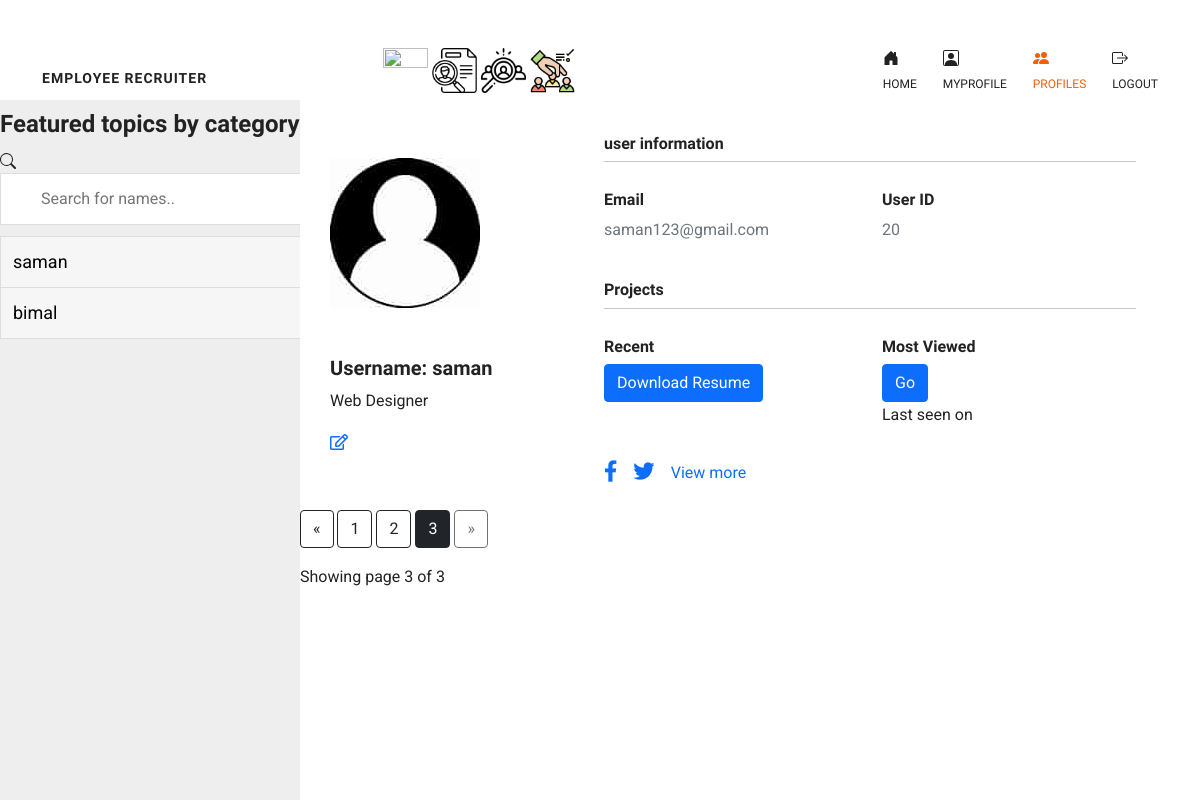
Before: /profiles?page=3 with the older database file.
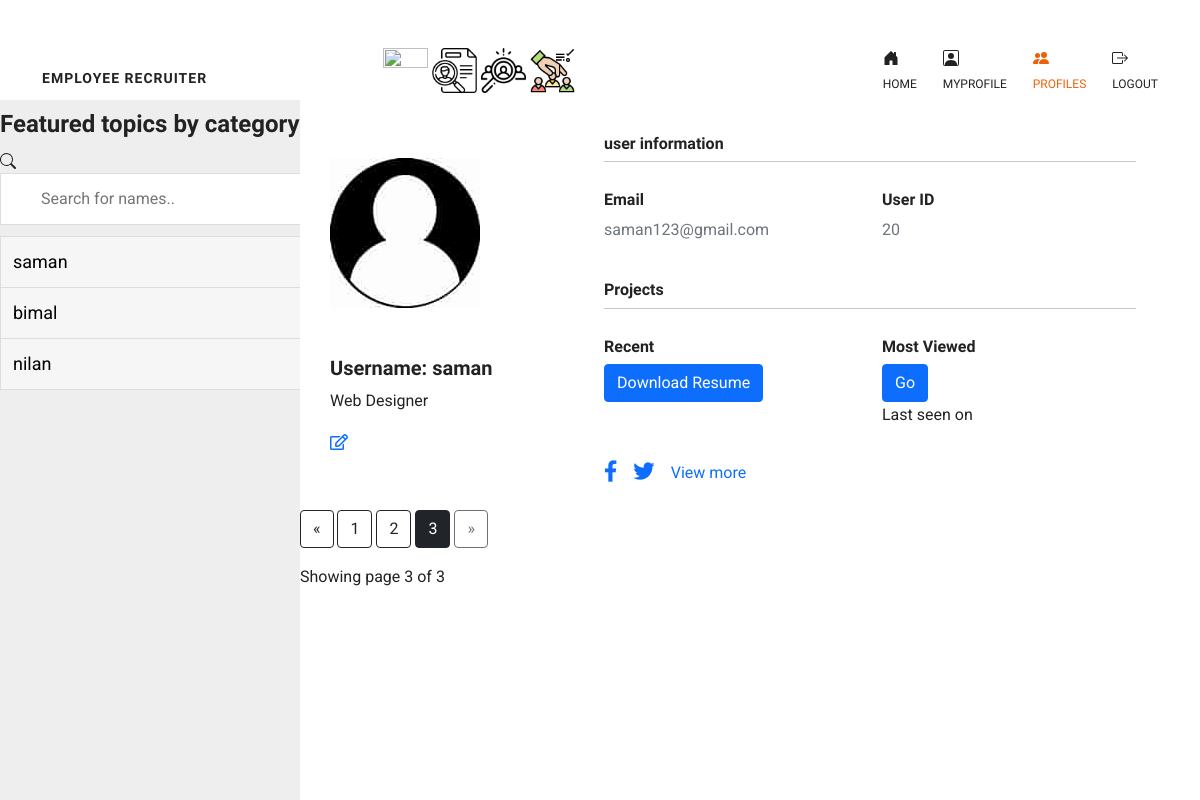
After: the same page with the newer database file.
### app.py (models this page shows, shortened)
class User(UserMixin, db.Model):
    id = db.Column(db.Integer, primary_key=True)
    username = db.Column(db.String(15),unique=True)
    email = db.Column(db.String(50),unique=True)
    password = db.Column(db.String(80))
    image_file = db.Column(db.String(20), nullable=False, default="download.jpg")
    phonenumber = db.Column(db.String(50),unique=True)
    address = db.Column(db.String(50),unique=True)
    usertype = db.Column(db.String(50),unique=True)
    messages_sent = db.relationship(
        'Message',
        foreign_keys='Message.sender_id',
        backref='author',
        lazy='dynamic')
    messages_received = db.relationship(
        'Message',
        foreign_keys='Message.recipient_id',
        backref='recipient',
        lazy='dynamic')
    last_message_read_time = db.Column(db.DateTime)

### app.py (the view)
@app.route('/profiles')
def profiles():
    users = User.query.all()
    page = request.args.get('page', 1, type=int)
    users = User.query.paginate(page=page, per_page=ROWS_PER_PAGE)
    return render_template('profile.html',users=users)

### templates/profile.html (shortened to what the changed rows need)
{% extends "base.html"%}
{%block content%}
<div class="split left">
  <!DOCTYPE html>
  <html>
  <head>
  </head>
  <body>
  <ul id="myUL">
    {% for user in users.items%}
    <li><a href="{{url_for('view', username=user.username)}}">{{user.username}}</a></li>
     {% endfor %}
  </ul>
  </body>
  </html>
</div>
<div class="split right">
    {% for user in users.items %}
    {% if user.usertype=="user as applicant" %}
     <div class="row g-0" style="margin-left:30px;">
                <div class="col"
                  style="border-top-left-radius: .5rem; border-bottom-left-radius: .5rem;">
                  <img src="static\profilepic\{{user.image_file}}  "
                    alt="Avatar" class="img-fluid my-5" style="width: 150px; align-items: center;" />
                  <h5>Username: {{user.username}}</h5>
                  <p>Web Designer</p>
                <a href="{{url_for('profileupdate')}}">  <i class="far fa-edit mb-5"></i></a>
                </div>
                <div class="col-md-8" style="margin-right:40px;">
                  <div class="card-body p-4">
                    <h6>user information</h6>
                    <hr class="mt-0 mb-4">
                    <div class="row pt-1">
                      <div class="col-6 mb-3" style="padding-bottom:5px;">
                        <h6>Email</h6>
                        <p class="text-muted">{{user.email}}</p>
                      </div>
                      <div class="col-6 mb-3">
                        <h6>User ID</h6>
                        <p class="text-muted">{{user.id}}</p>
                      </div>
                    </div>
                    <h6>Projects</h6>
                    <hr class="mt-0 mb-4">
                    <div class="row pt-1">
                      <div class="col-6 mb-3">
                        <h6>Recent</h6>
                      <a href="{{url_for('delete')}}"> <button class="btn btn-primary">Download Resume</button></a> <br>
                      </div>
                      <div class="col-6 mb-3">
                        <h6>Most Viewed</h6>
                        <button class="btn btn-primary">Go</button>
                      <p>Last seen on</p>
                      </div>
                    </div>
                    <div class="d-flex justify-content-start">
                      <a href="#!"><i class="fab fa-facebook-f fa-lg me-3"></i></a>
                      <a href="#!"><i class="fab fa-twitter fa-lg me-3"></i></a>
                      <a href="{{url_for('view', username=user.username)}}">View more</a>
                    </div>
                  </div>
                </div>
              </div>
     {% endif %}
    {% endfor %}
    <div class="text-left" style="margin-right:100px; margin-bottom: 100px;">
      <a href="{{ url_for('profiles', page=users.prev_num) }}"
         class="btn btn-outline-dark
         {% if users.page == 1 %}disabled{% endif %}">
          &laquo;
      </a>
      {% for page_num in users.iter_pages(left_edge=1, right_edge=1, left_current=1, right_current=2) %}{% if page_num %}
              {% if users.page == page_num %}
              <a href="{{ url_for('profiles', page=page_num) }}"
                 class="btn btn-dark">
                  {{ page_num }}
              </a>
              {% else %}
              <a href="{{ url_for('profiles', page=page_num) }}"
                 class="btn btn-outline-dark">
                  {{ page_num }}
              </a>
              {% endif %}
          {% else %}
              ...
          {% endif %}
      {% endfor %}    <a href="{{ url_for('profiles', page=users.next_num) }}"
         class="btn btn-outline-dark
         {% if users.page == users.pages %}disabled{% endif %}">
          &raquo;
      </a>
      <p class="text-right mt-3">
        Showing page {{ users.page }} of {{ users.pages }}
       </p>
    </div>
</div>
{% endblock content%}

Changed rows visible on the page:
added User: username "nilan", shown under "Featured topics by category"
